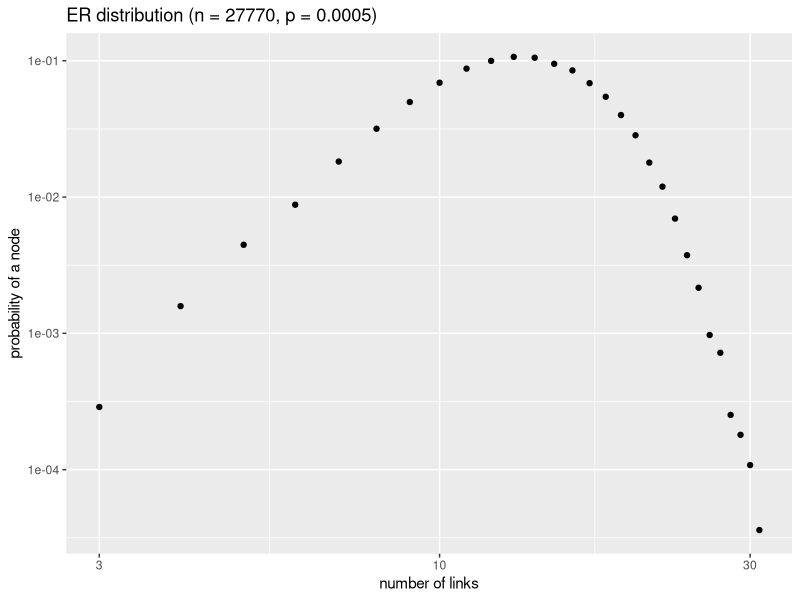

Generate this figure with R:
library(ggplot2)

distribution <- read.csv('ERdistributions.csv')
names(distribution) <- c('indegree','probability')


png("ERdistribution.png", width = 800, height = 600)
qplot(indegree,probability,data=distribution,log="xy",
      xlab = 'number of links', ylab = 'probability of a node',
      main = 'ER distribution (n = 27770, p = 0.0005)' )
dev.off()